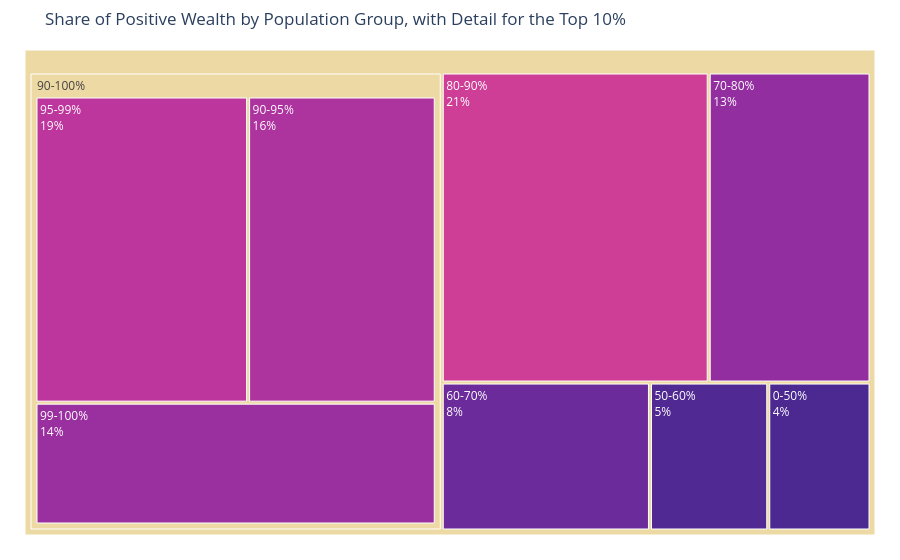

The notebook cell this image was saved under:
### Markdown cell above
Yet another modification that we could do here is to zoom in a bit more on the top-10% of the most wealthy part of the population. It is important to remind that the data I use in this notebook is **generated** based on some basic statistical values from a subsample of the population. We hence do not work with **real** data. More than that, getting actual data on wealth is a topic on its own [see Wikipedia](https://de.wikipedia.org/wiki/Verm%C3%B6gensverteilung_in_Deutschland) {cite}`piketty_capital_2014, linartas_unverdiente_2025, zucman_reichensteuer_2026`! First of all, many people do not want to share those values. And since we have no tax on wealth in Germany, people also don't have to. And, secondly, the enormous bias in the distribution means that we will easily find people with a wealth of a few hundred thousand euros in a subsample of the population, but the more we move to the richest people, the fewer this will be. On the extreme end of the scale, we are talking about a really small circle.

I tried to make the data in this notebook *more-or-less* realistic. Many estimates assume an even more drastic long tail of the distribution, see also [Wikipedia](https://de.wikipedia.org/wiki/Verm%C3%B6gensverteilung_in_Deutschland).

### Code cell
import plotly.graph_objects as go
from matplotlib import colors as mcolors


# ------------------------------------------------------------
# Prepare data
# ------------------------------------------------------------

wealth_detail_df = wealth_df[["wealth"]].copy()
wealth_detail_df = wealth_detail_df.sort_values("wealth").reset_index(drop=True)
wealth_detail_df["percentile_rank"] = (wealth_detail_df.index + 1) / len(wealth_detail_df)

# Main groups: lower half merged
wealth_detail_df["group"] = pd.cut(
    wealth_detail_df["percentile_rank"],
    bins=[0.0, 0.5, 0.6, 0.7, 0.8, 0.9, 1.0],
    labels=["0-50%", "50-60%", "60-70%", "70-80%", "80-90%", "90-100%"],
    include_lowest=True
).astype(str)

# Split the top 10% further
top_mask = wealth_detail_df["percentile_rank"] > 0.9
wealth_detail_df.loc[top_mask, "top_subgroup"] = pd.cut(
    wealth_detail_df.loc[top_mask, "percentile_rank"],
    bins=[0.9, 0.95, 0.99, 1.0],
    labels=["90-95%", "95-99%", "99-100%"],
    include_lowest=True
).astype(str)


# ------------------------------------------------------------
# Aggregate wealth by main group
# ------------------------------------------------------------

group_sums = (
    wealth_detail_df.groupby("group", observed=False)["wealth"]
    .sum()
    .reset_index(name="wealth_sum")
)

# Keep only positive groups
group_sums = group_sums[group_sums["wealth_sum"] > 0].copy()

# Use only positive wealth for treemap shares
positive_total = group_sums["wealth_sum"].sum()
group_sums["wealth_share"] = group_sums["wealth_sum"] / positive_total


# ------------------------------------------------------------
# Aggregate top subgroups
# ------------------------------------------------------------

top_sums = (
    wealth_detail_df.loc[top_mask]
    .groupby("top_subgroup", observed=False)["wealth"]
    .sum()
    .reset_index(name="wealth_sum")
)

top_sums = top_sums[top_sums["wealth_sum"] > 0].copy()
top_sums["wealth_share"] = top_sums["wealth_sum"] / positive_total


# ------------------------------------------------------------
# Build treemap hierarchy
# ------------------------------------------------------------

labels = [""]
ids = ["all"]
parents = [""]
values = [1.0]
shares_for_color = [1.0]

# Add all main groups except 90-100 as leaf nodes
for _, row in group_sums[group_sums["group"] != "90-100%"].iterrows():
    labels.append(row["group"])
    ids.append(row["group"])
    parents.append("all")
    values.append(row["wealth_share"])
    shares_for_color.append(row["wealth_share"])

# Add 90-100 as parent node
top_row = group_sums[group_sums["group"] == "90-100%"]
if not top_row.empty:
    top_total_share = top_row["wealth_share"].iloc[0]

    labels.append("90-100%")
    ids.append("90-100%")
    parents.append("all")
    values.append(top_total_share)
    shares_for_color.append(top_total_share)

    # Add children inside 90-100
    for _, row in top_sums.iterrows():
        labels.append(row["top_subgroup"])
        ids.append(row["top_subgroup"])
        parents.append("90-100%")
        values.append(row["wealth_share"])
        shares_for_color.append(row["wealth_share"])


# ------------------------------------------------------------
# Explicit colors
# ------------------------------------------------------------

colorscale = px.colors.get_colorscale("Agsunset")

min_share = min(shares_for_color[1:])
max_share = max(shares_for_color[1:])
norm = mcolors.Normalize(vmin=min_share, vmax=max_share)

node_colors = []
for share in shares_for_color:
    x = norm(share)
    x = np.clip(x, 1e-6, 1 - 1e-6)
    node_colors.append(px.colors.sample_colorscale(colorscale, [x])[0])


# ------------------------------------------------------------
# Plot
# ------------------------------------------------------------

fig = go.Figure(go.Treemap(
    labels=labels,
    ids=ids,
    parents=parents,
    values=values,
    branchvalues="total",
    marker=dict(colors=node_colors),
    textinfo="label+percent entry",
    hovertemplate="<b>%{label}</b><br>Share of positive wealth: %{value:.2%}<extra></extra>"
))

fig.update_layout(
    title="Share of Positive Wealth by Population Group, with Detail for the Top 10%",
    margin=dict(t=50, l=25, r=25, b=25)
)

fig.show()

### Figure 1 — Plotly figure (JSON) as saved in the notebook; plotly's stock layout.template omitted (floating-point values rounded to 4 significant figures)
{"data": [{"branchvalues": "total", "hovertemplate": "<b>%{label}</b><br>Share of positive wealth: %{value:.2%}<extra></extra>", "ids": ["all", "0-50%", "50-60%", "60-70%", "70-80%", "80-90%", "90-100%", "90-95%", "95-99%", "99-100%"], "labels": ["", "0-50%", "50-60%", "60-70%", "70-80%", "80-90%", "90-100%", "90-95%", "95-99%", "99-100%"], "marker": {"colors": ["rgb(237, 217, 163)", "rgb(75, 41, 145)", "rgb(80, 41, 146)", "rgb(107, 43, 154)", "rgb(147, 46, 161)", "rgb(206, 62, 150)", "rgb(237, 217, 163)", "rgb(173, 51, 159)", "rgb(189, 54, 157)", "rgb(154, 47, 160)"]}, "parents": ["", "all", "all", "all", "all", "all", "all", "90-100%", "90-100%", "90-100%"], "textinfo": "label+percent entry", "type": "treemap", "values": [1, 0.03927, 0.04543, 0.07997, 0.1302, 0.2149, 0.4902, 0.1644, 0.1863, 0.1395]}], "layout": {"margin": {"b": 25, "l": 25, "r": 25, "t": 50}, "title": {"text": "Share of Positive Wealth by Population Group, with Detail for the Top 10%"}}}
